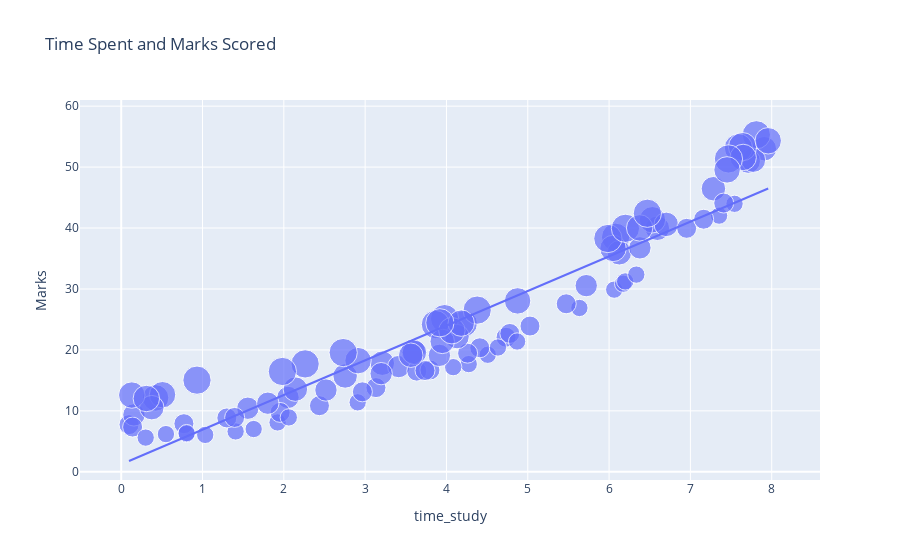

Here is the notebook cell this chart was saved with:
### Markdown cell above
## Study time vs Marks

### Code cell
figure = px.scatter(data_frame=df, x = "time_study",y = "Marks", size = "number_courses",title="Time Spent and Marks Scored", trendline="ols")
figure.show()
